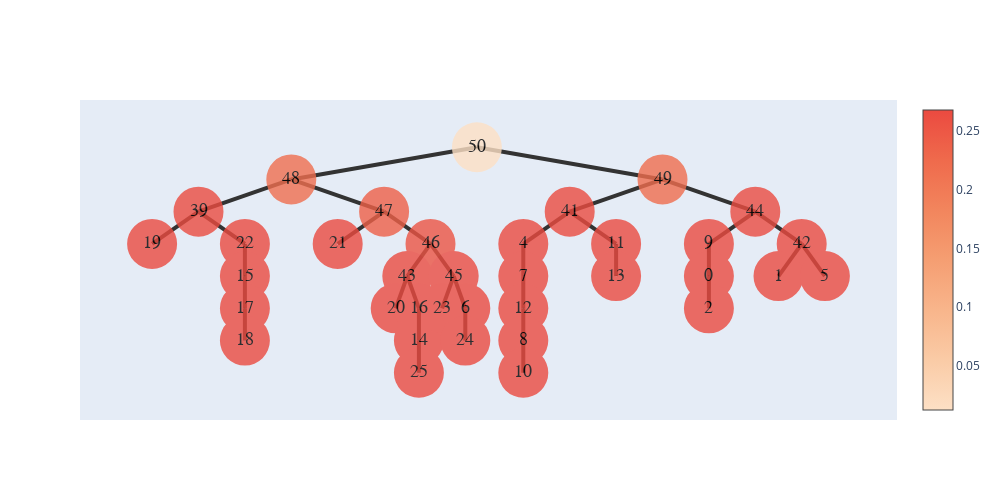

Source (notebook cell):
### Code cell
search_tree(nodes1[50],0.018)
show_tree(nodes1[50]).show_fig()

### Figure 1 — Plotly figure (JSON) as saved in the notebook; plotly's stock layout.template omitted (floating-point values rounded to 4 significant figures)
{"data": [{"hoverinfo": "text", "marker": {"color": [0.01254, 0.2188, 0.2668, 0.2677, 0.2677, 0.2677, 0.2677, 0.2677, 0.2382, 0.2677, 0.255, 0.2669, 0.2677, 0.2677, 0.2677, 0.2677, 0.2646, 0.2677, 0.2677, 0.2677, 0.2211, 0.2663, 0.2677, 0.2677, 0.2677, 0.2677, 0.2677, 0.2677, 0.2677, 0.2651, 0.2677, 0.2677, 0.2677, 0.2673, 0.2677, 0.2677], "colorscale": [[0, "rgb(253, 224, 197)"], [0.1667, "rgb(250, 203, 166)"], [0.3333, "rgb(248, 181, 139)"], [0.5, "rgb(245, 158, 114)"], [0.6667, "rgb(242, 133, 93)"], [0.8333, "rgb(239, 106, 76)"], [1, "rgb(235, 74, 64)"]], "showscale": true, "size": 50, "symbol": "circle-dot"}, "mode": "markers+text", "opacity": 0.8, "text": ["50", "48", "39", "19", "22", "15", "17", "18", "47", "21", "46", "43", "20", "16", "14", "25", "45", "23", "6", "24", "49", "41", "4", "7", "12", "8", "10", "11", "13", "44", "9", "0", "2", "42", "1", "5"], "textfont": {"color": "#000000", "family": "sans serif", "size": 18}, "type": "scatter", "x": [5.5, 3.25, 2.125, 1.562, 2.688, 2.688, 2.688, 2.688, 4.375, 3.812, 4.938, 4.656, 4.516, 4.797, 4.797, 4.797, 5.219, 5.078, 5.359, 5.359, 7.75, 6.625, 6.062, 6.062, 6.062, 6.062, 6.062, 7.188, 7.188, 8.875, 8.312, 8.312, 8.312, 9.438, 9.156, 9.719], "y": [5, 3.5, 2, 0.5, 0.5, -1, -2.5, -4, 2, 0.5, 0.5, -1, -2.5, -2.5, -4, -5.5, -1, -2.5, -2.5, -4, 3.5, 2, 0.5, -1, -2.5, -4, -5.5, 0.5, -1, 2, 0.5, -1, -2.5, 0.5, -1, -1]}], "layout": {"height": 500, "shapes": [{"layer": "below", "line": {"color": "#333", "width": 4}, "type": "line", "x0": 5.5, "x1": 5.5, "y0": 5, "y1": 5}, {"layer": "below", "line": {"color": "#333", "width": 4}, "type": "line", "x0": 5.5, "x1": 3.25, "y0": 5, "y1": 3.5}, {"layer": "below", "line": {"color": "#333", "width": 4}, "type": "line", "x0": 3.25, "x1": 2.125, "y0": 3.5, "y1": 2}, {"layer": "below", "line": {"color": "#333", "width": 4}, "type": "line", "x0": 2.125, "x1": 1.562, "y0": 2, "y1": 0.5}, {"layer": "below", "line": {"color": "#333", "width": 4}, "type": "line", "x0": 2.125, "x1": 2.688, "y0": 2, "y1": 0.5}, {"layer": "below", "line": {"color": "#333", "width": 4}, "type": "line", "x0": 2.688, "x1": 2.688, "y0": 0.5, "y1": -1}, {"layer": "below", "line": {"color": "#333", "width": 4}, "type": "line", "x0": 2.688, "x1": 2.688, "y0": -1, "y1": -2.5}, {"layer": "below", "line": {"color": "#333", "width": 4}, "type": "line", "x0": 2.688, "x1": 2.688, "y0": -2.5, "y1": -4}, {"layer": "below", "line": {"color": "#333", "width": 4}, "type": "line", "x0": 3.25, "x1": 4.375, "y0": 3.5, "y1": 2}, {"layer": "below", "line": {"color": "#333", "width": 4}, "type": "line", "x0": 4.375, "x1": 3.812, "y0": 2, "y1": 0.5}, {"layer": "below", "line": {"color": "#333", "width": 4}, "type": "line", "x0": 4.375, "x1": 4.938, "y0": 2, "y1": 0.5}, {"layer": "below", "line": {"color": "#333", "width": 4}, "type": "line", "x0": 4.938, "x1": 4.656, "y0": 0.5, "y1": -1}, {"layer": "below", "line": {"color": "#333", "width": 4}, "type": "line", "x0": 4.656, "x1": 4.516, "y0": -1, "y1": -2.5}, {"layer": "below", "line": {"color": "#333", "width": 4}, "type": "line", "x0": 4.656, "x1": 4.797, "y0": -1, "y1": -2.5}, {"layer": "below", "line": {"color": "#333", "width": 4}, "type": "line", "x0": 4.797, "x1": 4.797, "y0": -2.5, "y1": -4}, {"layer": "below", "line": {"color": "#333", "width": 4}, "type": "line", "x0": 4.797, "x1": 4.797, "y0": -4, "y1": -5.5}, {"layer": "below", "line": {"color": "#333", "width": 4}, "type": "line", "x0": 4.938, "x1": 5.219, "y0": 0.5, "y1": -1}, {"layer": "below", "line": {"color": "#333", "width": 4}, "type": "line", "x0": 5.219, "x1": 5.078, "y0": -1, "y1": -2.5}, {"layer": "below", "line": {"color": "#333", "width": 4}, "type": "line", "x0": 5.219, "x1": 5.359, "y0": -1, "y1": -2.5}, {"layer": "below", "line": {"color": "#333", "width": 4}, "type": "line", "x0": 5.359, "x1": 5.359, "y0": -2.5, "y1": -4}, {"layer": "below", "line": {"color": "#333", "width": 4}, "type": "line", "x0": 5.5, "x1": 7.75, "y0": 5, "y1": 3.5}, {"layer": "below", "line": {"color": "#333", "width": 4}, "type": "line", "x0": 7.75, "x1": 6.625, "y0": 3.5, "y1": 2}, {"layer": "below", "line": {"color": "#333", "width": 4}, "type": "line", "x0": 6.625, "x1": 6.062, "y0": 2, "y1": 0.5}, {"layer": "below", "line": {"color": "#333", "width": 4}, "type": "line", "x0": 6.062, "x1": 6.062, "y0": 0.5, "y1": -1}, {"layer": "below", "line": {"color": "#333", "width": 4}, "type": "line", "x0": 6.062, "x1": 6.062, "y0": -1, "y1": -2.5}, {"layer": "below", "line": {"color": "#333", "width": 4}, "type": "line", "x0": 6.062, "x1": 6.062, "y0": -2.5, "y1": -4}, {"layer": "below", "line": {"color": "#333", "width": 4}, "type": "line", "x0": 6.062, "x1": 6.062, "y0": -4, "y1": -5.5}, {"layer": "below", "line": {"color": "#333", "width": 4}, "type": "line", "x0": 6.625, "x1": 7.188, "y0": 2, "y1": 0.5}, {"layer": "below", "line": {"color": "#333", "width": 4}, "type": "line", "x0": 7.188, "x1": 7.188, "y0": 0.5, "y1": -1}, {"layer": "below", "line": {"color": "#333", "width": 4}, "type": "line", "x0": 7.75, "x1": 8.875, "y0": 3.5, "y1": 2}, {"layer": "below", "line": {"color": "#333", "width": 4}, "type": "line", "x0": 8.875, "x1": 8.312, "y0": 2, "y1": 0.5}, {"layer": "below", "line": {"color": "#333", "width": 4}, "type": "line", "x0": 8.312, "x1": 8.312, "y0": 0.5, "y1": -1}, {"layer": "below", "line": {"color": "#333", "width": 4}, "type": "line", "x0": 8.312, "x1": 8.312, "y0": -1, "y1": -2.5}, {"layer": "below", "line": {"color": "#333", "width": 4}, "type": "line", "x0": 8.875, "x1": 9.438, "y0": 2, "y1": 0.5}, {"layer": "below", "line": {"color": "#333", "width": 4}, "type": "line", "x0": 9.438, "x1": 9.156, "y0": 0.5, "y1": -1}, {"layer": "below", "line": {"color": "#333", "width": 4}, "type": "line", "x0": 9.438, "x1": 9.719, "y0": 0.5, "y1": -1}], "width": 1000, "xaxis": {"showgrid": false, "showline": false, "showticklabels": false, "zeroline": false}, "yaxis": {"showgrid": false, "showline": false, "showticklabels": false, "zeroline": false}}}
